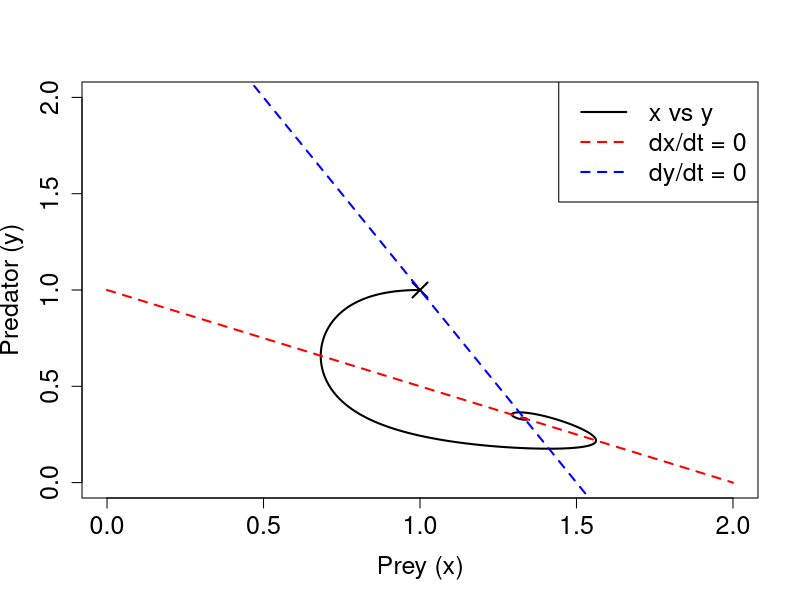
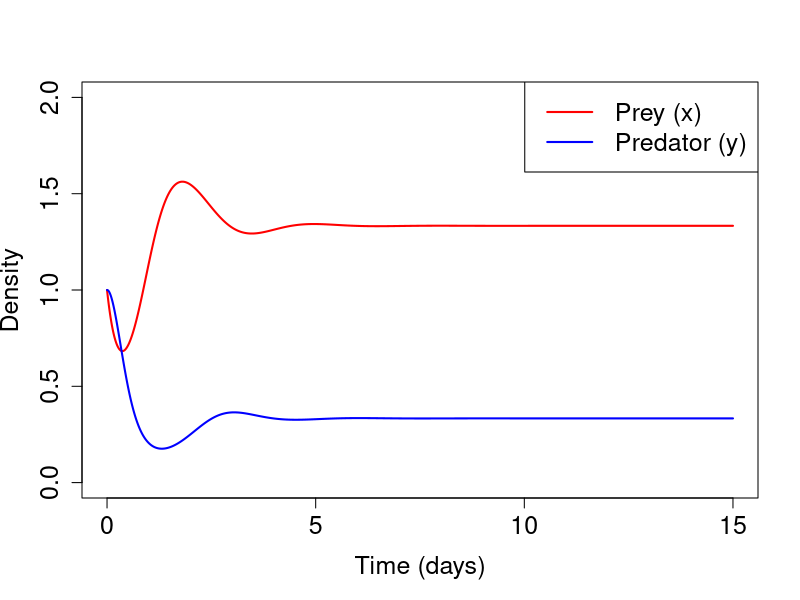
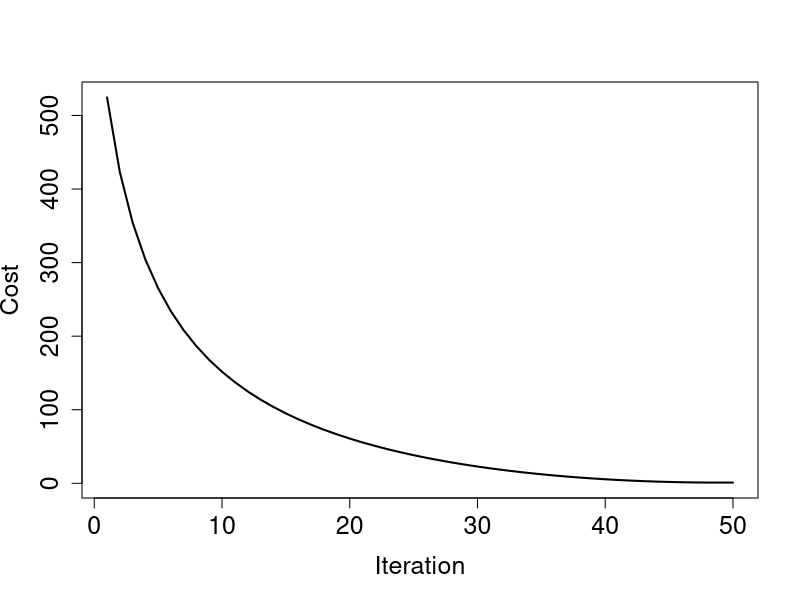
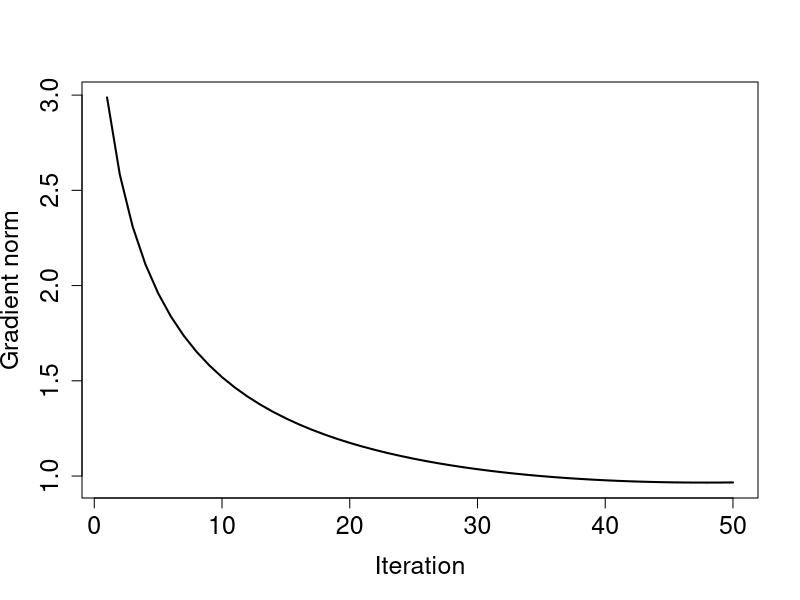

These figures' R source, in order:
## ---- chunk 1
dt <- 0.001
a <- c(4, -2, -4, -6, 2, 4)
x1 <- 1
y1 <- 1
nmax <- 15001

x <- rep(0, nmax)
y <- rep(0, nmax)
x[1] <- x1
y[1] <- y1
for (n in 1:(nmax-1)) {
  x[n+1] <- x[n] + dt * (x[n] * (a[1] + a[2] * x[n] + a[3] * y[n]))
  y[n+1] <- y[n] + dt * (y[n] * (a[4] + a[5] * y[n] + a[6] * x[n]))
}
## ---- chunk 2
#| fig-asp: 1

plot(x, y, type = "l", lwd = 2,
     xlab = "Prey (x)", ylab = "Predator (y)",
     cex.lab = 1.5, cex.axis = 1.5,
     xlim = c(0, 2), ylim = c(0, 2))
x.nc <- seq(0, 2, length.out = 100)
points(x1, y1, pch = 4, lwd = 2, cex = 2)
lines(x.nc, -(a[1] + a[2] * x.nc) / a[3], lwd = 2, lty = 2, col = "red")
lines(x.nc, -(a[4] + a[6] * x.nc) / a[5], lwd = 2, lty = 2, col = "blue")
legend("topright", legend = c("x vs y","dx/dt = 0", "dy/dt = 0"),
       col = c("black","red", "blue"), lwd = 2, lty = c(1, 2, 2), cex = 1.5)
## ---- chunk 3
plot(seq(0, 15, by = dt), x, type = "l", lwd = 2, col = "red",
     xlab = "Time (days)", ylab = "Density",
     cex.lab = 1.5, cex.axis = 1.5,
     xlim = c(0, 15), ylim = c(0, 2))
lines(seq(0, 15, by = dt), y, lwd = 2, col = "blue")
legend("topright", legend = c("Prey (x)", "Predator (y)"),
       col = c("red", "blue"), lwd = 2, cex = 1.5)
## ---- chunk 4
forward <- function(dt, a, x1, y1, nmax) {
  x <- rep(0, nmax)
  y <- rep(0, nmax)
  x[1] <- x1
  y[1] <- y1
  for (n in 1:(nmax-1)) {
    x[n+1] <- x[n] + dt * (x[n] * (a[1] + a[2] * x[n] + a[3] * y[n]))
    y[n+1] <- y[n] + dt * (y[n] * (a[4] + a[5] * y[n] + a[6] * x[n]))
  }
  list(x = x, y = y)
}

adjoint <- function(dt, a, x, y) {
  nmax <- length(x)
  aa <- rep(0, length(a))
  ax <- rep(0, nmax+1)
  ay <- rep(0, nmax+1)
  ax[nmax+1] <- 1
  ay[nmax+1] <- 1
  for (n in (nmax):1) {
    aa[6] <- aa[6] + dt * x[n] * y[n] * ay[n+1]
    aa[5] <- aa[5] + dt * y[n] * y[n] * ay[n+1]
    aa[4] <- aa[4] + dt * y[n] * ay[n+1]
    ax[n] <- ax[n] + dt * a[6] * y[n] * ay[n+1]
    ay[n] <- ay[n] + dt * a[5] * y[n] * ay[n+1]
    ay[n] <- ay[n]  + (1 + dt * (a[4] + a[5] * y[n] + a[6] * x[n])) * ay[n+1]
    aa[3] <- aa[3] + dt * y[n] * x[n] * ax[n+1]
    aa[2] <- aa[2] + dt * x[n] * x[n] * ax[n+1]
    aa[1] <- aa[1] + dt * x[n] * ax[n+1]
    ay[n] <- ay[n] + dt * a[3] * x[n] * ax[n+1]
    ax[n] <- ax[n] + dt * a[2] * x[n] * ax[n+1]
    ax[n] <- ax[n] + (1 + dt * (a[1] + a[2] * x[n] + a[3] * y[n])) * ax[n+1]
#    cat(n, ":", aa, ax[n], ay[n], "\n")
  }
  c(aa, ax[1], ay[1])
}
## ---- chunk 5
nmax <- 501
dt <- 0.001
a <- c(4, -2, -4, -6, 2, 4)
x1 <- 1
y1 <- 1
tobs <- seq(2, nmax, by = 2)
forward.result <- forward(dt, a, x1, y1, nmax)
xt <- forward.result$x
yt <- forward.result$y
## ---- chunk 6
xo <- xt[tobs]
yo <- yt[tobs]
## ---- chunk 7
calc.cost <- function(xf, yf, xo, yo) {
  0.5 * (sum((xf- xo)^2 + (yf - yo)^2)) 
}
## ---- chunk 8
lr <- 0.03
a <- c(1, 0, 0, -1, 0, 0)
x1 <- 2
y1 <- 2
itermax <- 80
tobs <- seq(2, nmax, by = 2)

chist <- rep(0, itermax)
ghist <- rep(0, itermax)
xhist <- matrix(rep(0, 8 * itermax), nrow = 8)
for (iter in 1: itermax) {
  forward.result <- forward(dt, a, x1, y1, nmax)
  xf <- forward.result$x[tobs]
  yf <- forward.result$y[tobs]
  aa <- adjoint(dt, a, xf, yf)
  ghist[iter] <- sqrt(sum(aa^2))
  if (ghist[iter] < 1e-6) {
    cat("Converged at iteration", iter, "with cost", chist[iter], "\n")
    break
  }
  chist[iter] <- calc.cost(xf, yf, xo, yo)
  if (chist[iter] >= chist[iter-1] && iter > 1) {
    cat("Cost did not decrease at iteration", iter, "with cost", chist[iter], "\n")
    break
  }
  xhist[, iter] <- c(a, x1, y1)
#  cat("iter:", iter, "cost", chist[iter],  "a:", a, "x1:", x1, "y1:", y1, "\n")
#  cat("iter:", iter, "cost", chist[iter], "|g|", ghist[iter], "x1:", x1, "y1:", y1, "\n")
  a <- a - lr * aa[1:6]
  x1 <- x1 - lr * aa[7]
  y1 <- y1 - lr * aa[8]
}
## ---- chunk 9
plot(chist[1:iter], type = "l", lwd = 2, xlab = "Iteration", ylab = "Cost",
     cex.lab = 1.5, cex.axis = 1.5)
## ---- chunk 10
plot(ghist[1:iter], type = "l", lwd = 2, xlab = "Iteration", ylab = "Gradient norm",
     cex.lab = 1.5, cex.axis = 1.5)
